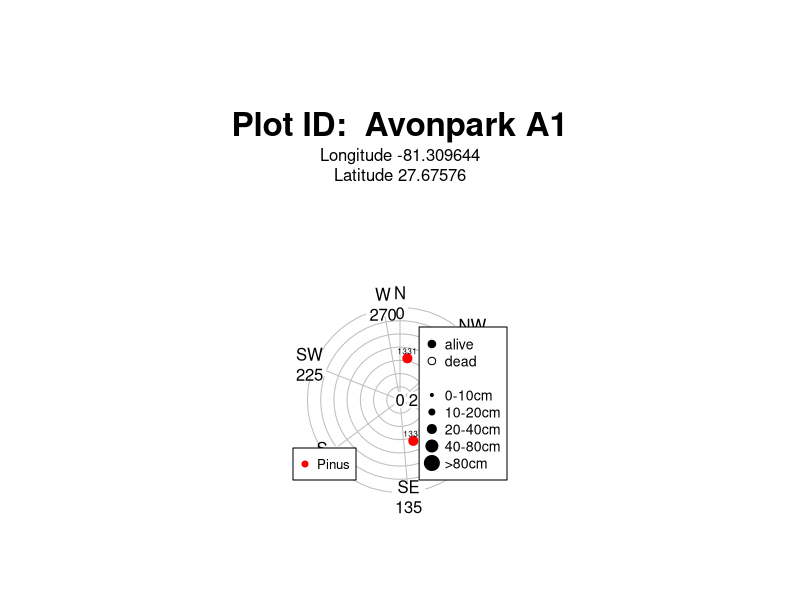
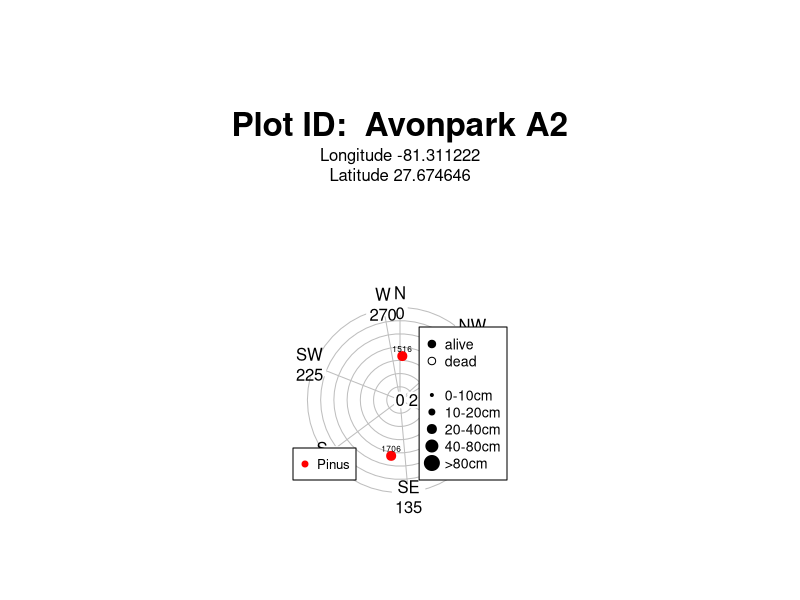
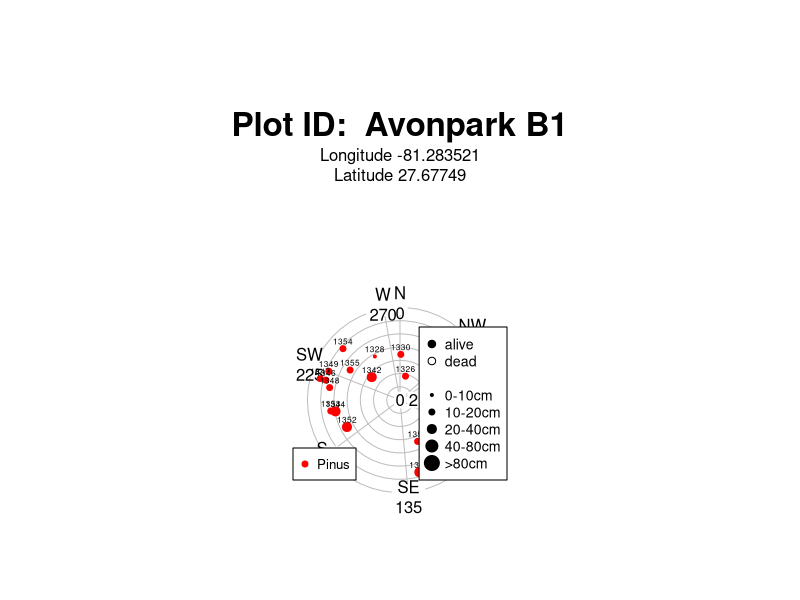
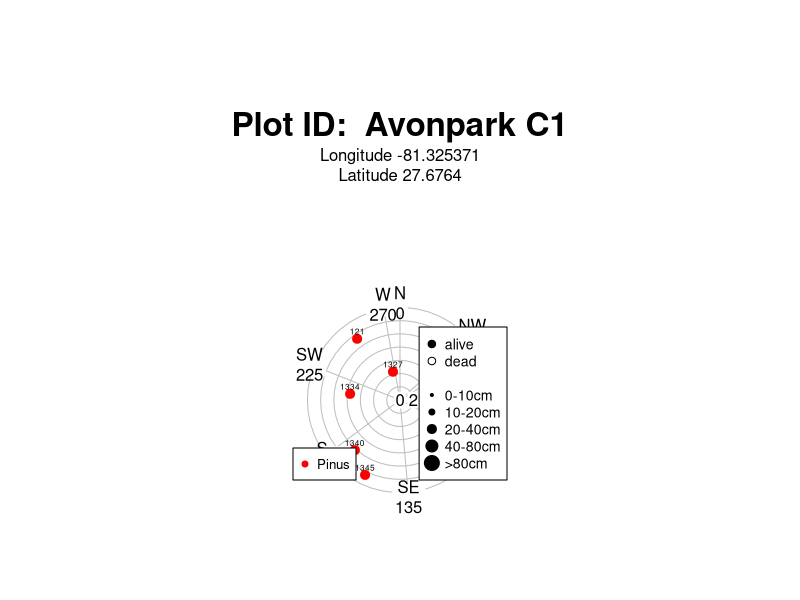
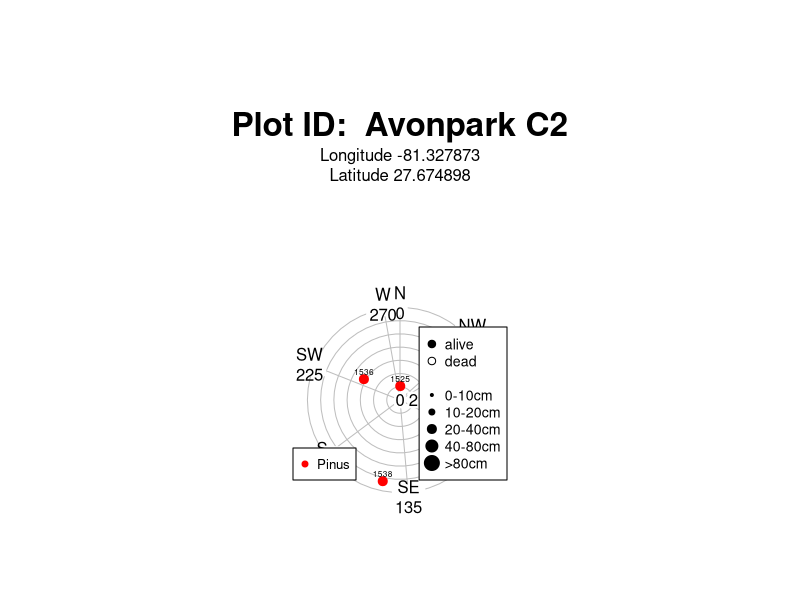
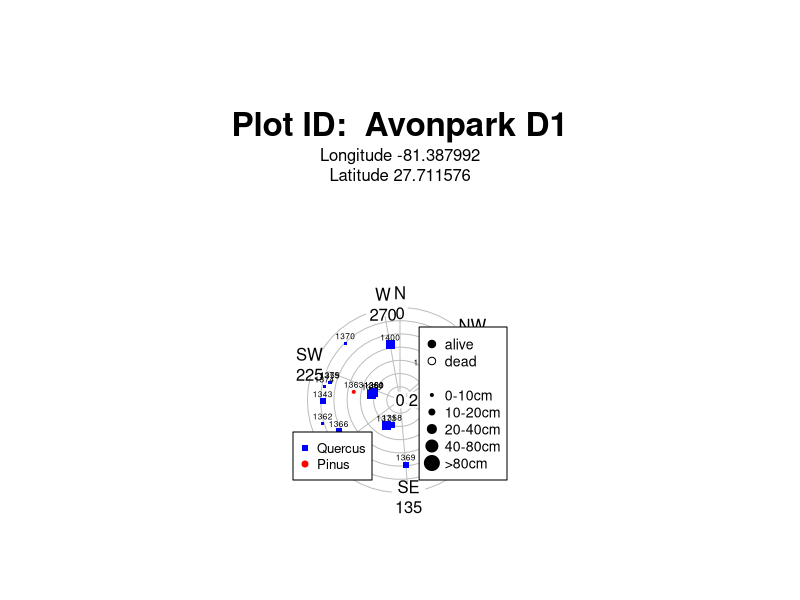
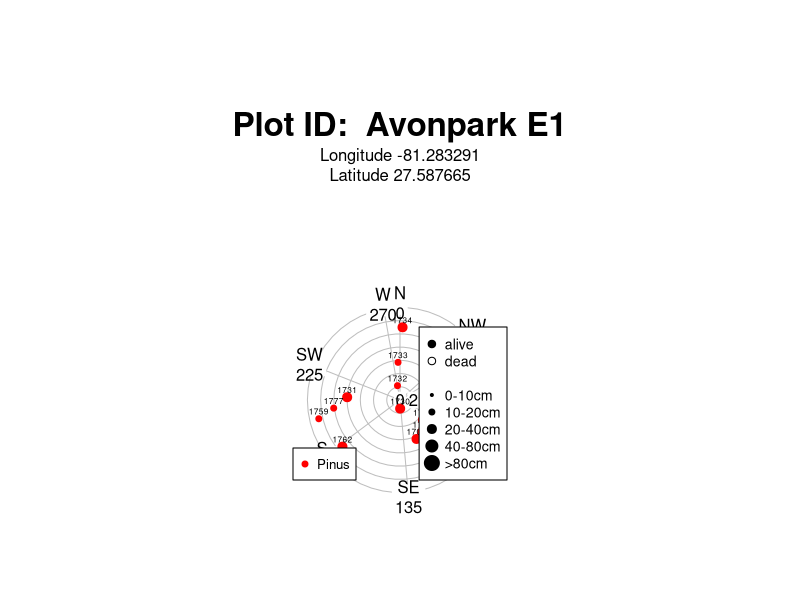
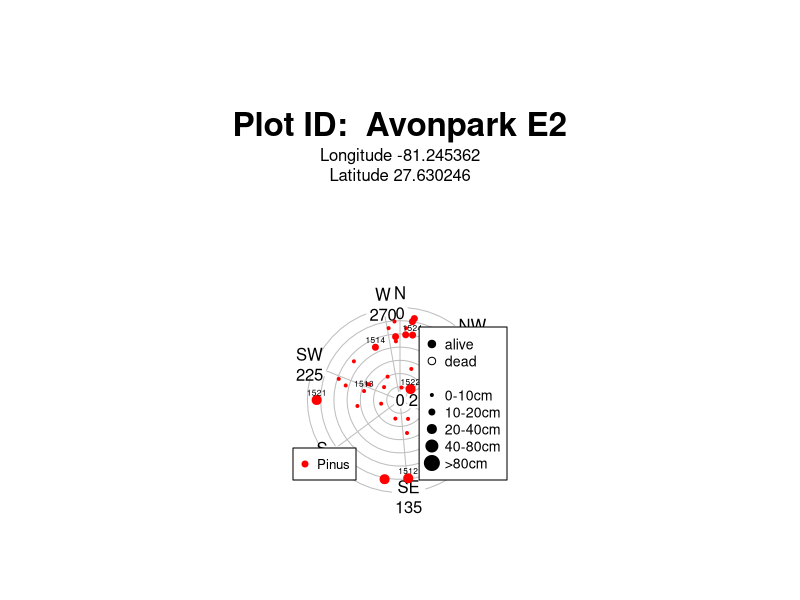

These charts were generated, in order, by the following R code: (Note: this script raises an error after producing the figures.)
# Making STEM MAPS for tree surveys
#
# Adapted from code provided by Margaret Metz

library(plyr); library(dplyr); library(readr); library(ggplot2)
library(plotrix)
library(stringr)

tree_data <- read_csv("data/processed_data/trees.csv")# load tree data
plotids <- sort(unique(tree_data$plot_id))# vector of unique plot ids

plot_data <- read_csv("data/processed_data/plot_locations.csv")
plot_data <- plot_data %>%
      # mutate(plot_id = str_to_title(plot_id)) %>%
      select(plot_id, Longitude = lon, Latitude = lat, installation_full_name)

stem_map_data <- tree_data %>%
      filter(!duplicated(stem_id)) %>%
      select(stem_id, plot_id, tag, dbh, health, distance, azimuth, scientific_name, Genus) %>%
      mutate(
            Genus = if_else(Genus %in% c("Acer","Carya", "Pinus", "Quercus"), Genus, "other"),
             symbol.pch = case_when(
                   Genus == "Acer" ~ 17,
                   Genus == "Carya" ~ 18,
                   Genus == "Pinus" ~ 19,
                   Genus == "Quercus" ~ 15,
                   Genus == "other" ~ 3,
                   ),
             symbol.colors = case_when(
                   Genus == "Acer" ~ "darkorange",
                   Genus == "Carya" ~ "brown",
                   Genus == "Pinus" ~ "red",
                   Genus == "Quercus" ~ "blue",
                   Genus == "other" ~ "black",
                   )
             )


## Function to iterate over the vector of plot ids and make a map ####
for(i in plotids){

      tmp = filter(stem_map_data, plot_id==i)

      expansion=.4*cut(tmp$dbh, c(0,10,20,40,80, max(tree_data$dbh, na.rm=T)), labels=F)

      dead = tmp$health=="dead" & !is.na(tmp$health)
      dead[dead==TRUE] = "white"
      dead[dead==FALSE] = tmp$symbol.colors[dead==FALSE]

      ## Set page/map size
      # quartz(width = 8.5, height = 11, pointsize = 10)

      png(filename = paste("stem_maps/",i,".png",sep = ""),
          width = 8.5, height = 11,
          units = "in", pointsize = 10, res = 150)
      par(mai=c(0.5, 0.5, 0.5, 0.5))

      ## Make stem plot
      polar.plot(tmp$distance, tmp$azimuth,
           start=90, clockwise=T, rp.type="n",
           labels=paste(c("N","NE","E","SE","S","SW","W","NW"), seq(0,315,45), sep="\n"),
           label.pos=c(0, 45, 90, 135, 180, 225, 270, 315),
           radial.lim=c(0,12.6), mar=c(5, 5, 15, 5),
           label.prop=1.05, font=2, family="serif"
           )

xpos <- cos(pi*((-1)*tmp$azimuth+90)/180) * tmp$distance
ypos <- sin(pi*((-1)*tmp$azimuth+90)/180) * tmp$distance

points(xpos,ypos, pch=tmp$symbol.pch, cex=expansion, col=tmp$symbol.colors, bg=dead)


text(xpos,ypos, tmp$tag, cex=.5, pos=1, offset=c(-.5,-.6))

legend("bottomleft",
       legend=unique(tmp$Genus),
       col=unique(tmp$symbol.colors),
       pch=unique(tmp$symbol.pch),
       # pt.bg=c("darkorange", "brown", "red", "blue", "black"),
       cex=0.8,
       inset=c(-0.035,.1))

legend("bottomright",
       legend=c("alive", "dead", NA,"0-10cm", "10-20cm", "20-40cm", "40-80cm", ">80cm"),
       col="black",
       pch=c(21,21,NA,rep(21,5)),
       pt.bg=c("black", "white", NA, "black", "black", "black", "black", "black"),
       pt.cex=c(1,1,NA, c(.4*(1:5))), cex=.85, inset=c(-0.035,.1))

pdata = filter(plot_data, plot_id==unique(tmp$plot_id)) %>%
      mutate(plot_id = str_to_title(plot_id))

mtext(paste("Plot ID: ", pdata$plot_id), font=2, line=8, cex=2)

mtext(paste("Longitude ",pdata$Longitude,"\nLatitude ", pdata$Latitude, sep=""), line=5.75)

mtext(paste("Map printed ", date(), sep=""), side=1, adj=0, cex=.5, line=5)

dev.off()

}
